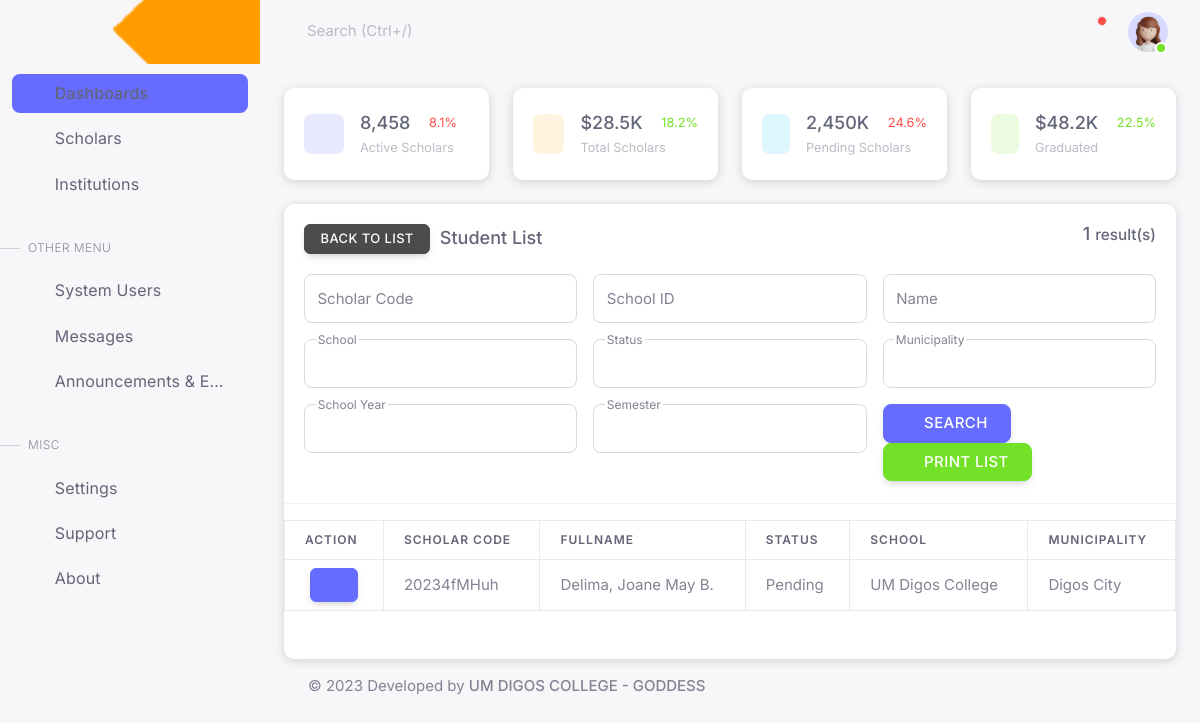
Page /accounts/dev_ops/scholarInformationSearch.php (signed in) on the earlier database version.
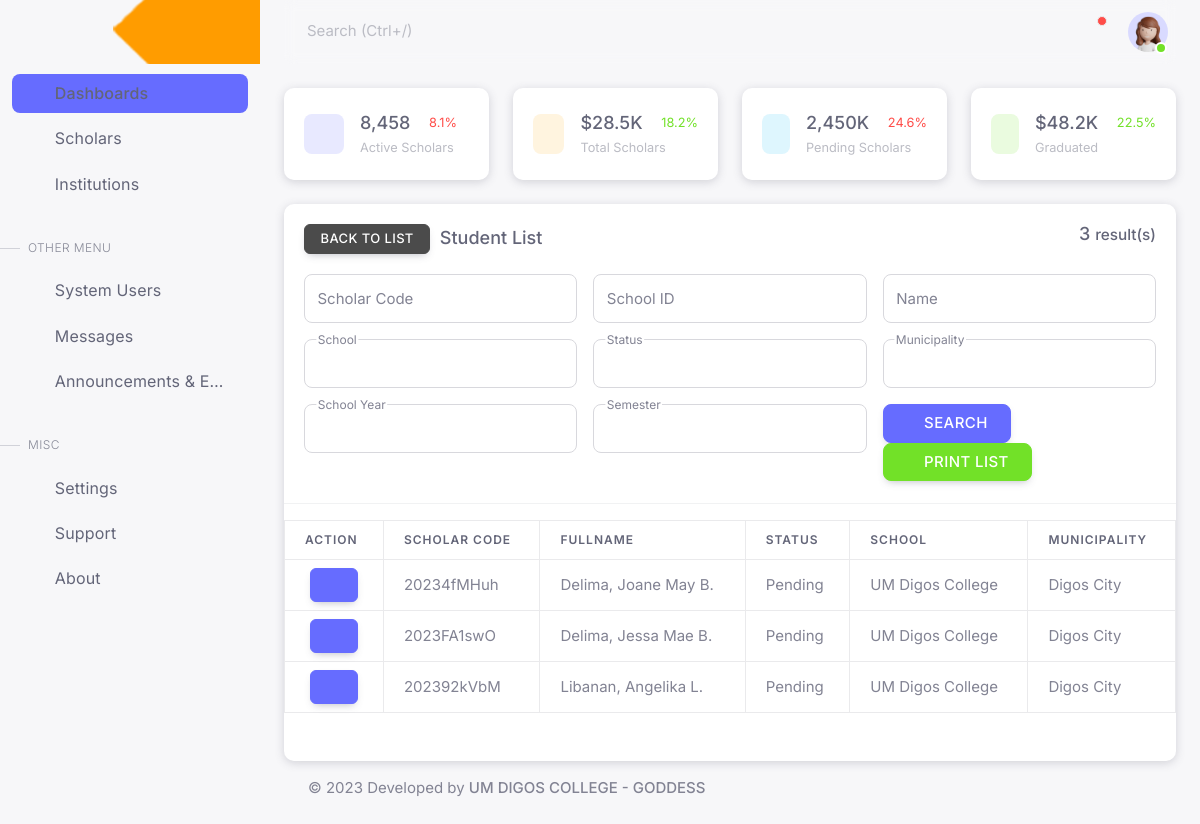
Same page on the later database version.
### tables this page shows
CREATE TABLE `prow_scholar` (
  `prow_scholar_id` int(11) NOT NULL,
  `prow_scholar_code` varchar(50) NOT NULL,
  `prow_scholar_school_id` varchar(50) NOT NULL,
  `prow_scholar_img` text NOT NULL,
  `prow_scholar_lastname` varchar(50) NOT NULL,
  `prow_scholar_firstname` varchar(50) NOT NULL,
  `prow_scholar_middlename` varchar(50) NOT NULL,
  `prow_scholar_suffix` varchar(25) NOT NULL,
  `prow_scholar_gender` varchar(10) NOT NULL,
  `prow_scholar_cs` varchar(10) NOT NULL,
  `prow_scholar_birthday` date NOT NULL,
  `prow_scholar_birthplace` varchar(50) NOT NULL,
  `prow_scholar_con` varchar(11) NOT NULL,
  `prow_scholar_email` varchar(50) NOT NULL,
  `prow_scholar_acct_status` int(11) NOT NULL DEFAULT 2,
  `prow_account_type` int(11) NOT NULL DEFAULT 1,
  `prow_initial_approve` int(11) NOT NULL,
  `prow_initial_updated` datetime NOT NULL DEFAULT current_timestamp(),
  `prow_scholar_filled_up` int(11) NOT NULL DEFAULT 0,
  `prow_scholar_created` datetime NOT NULL,
  `prow_scholar_updated` datetime NOT NULL
);

CREATE TABLE `prow_scholar_address` (
  `prow_address_id` int(11) NOT NULL,
  `prow_scholar_code` varchar(50) NOT NULL,
  `prow_address_description` varchar(50) NOT NULL,
  `prow_address_brgy` varchar(50) NOT NULL,
  `prow_address_municipality` varchar(50) NOT NULL,
  `prow_address_province` varchar(50) NOT NULL,
  `prow_address_zipcode` int(11) NOT NULL,
  `prow_address_long` varchar(100) NOT NULL,
  `prow_address_lat` varchar(100) NOT NULL,
  `prow_address_created` datetime NOT NULL,
  `prow_address_updated` datetime NOT NULL
);

CREATE TABLE `prow_scholar_app_logs` (
  `prow_scholar_app_logs_id` int(11) NOT NULL,
  `prow_scholar_code` varchar(50) NOT NULL,
  `prow_app_log_code` varchar(11) NOT NULL,
  `prow_app_log_status` int(1) NOT NULL,
  `prow_hei` varchar(255) NOT NULL,
  `prow_course` varchar(255) NOT NULL,
  `prow_yr_lvl` int(11) NOT NULL,
  `prow_sy` varchar(50) NOT NULL,
  `prow_sem` varchar(50) NOT NULL,
  `prow_app_logs_created` datetime NOT NULL
);

CREATE TABLE `prow_hei` (
  `prow_hei_id` int(11) NOT NULL,
  `prow_hei_code` varchar(50) NOT NULL,
  `prow_hei_name` varchar(50) NOT NULL,
  `prow_hei_logo` text NOT NULL,
  `prow_hei_cover_photo` text NOT NULL,
  `prow_hei_contact_person` varchar(50) NOT NULL,
  `prow_hei_contact` varchar(50) NOT NULL,
  `prow_hei_email` varchar(50) NOT NULL,
  `prow_hei_street` varchar(50) NOT NULL,
  `prow_hei_barangay` varchar(50) NOT NULL,
  `prow_hei_municipality` varchar(50) NOT NULL,
  `prow_hei_province` varchar(50) NOT NULL,
  `prow_hei_zip` varchar(50) NOT NULL,
  `prow_hei_lat` double NOT NULL,
  `prow_hei_long` double NOT NULL,
  `prow_hei_acct_status` int(11) NOT NULL DEFAULT 1,
  `prow_hei_created` datetime NOT NULL,
  `prow_hei_updated` datetime NOT NULL
);

### config/conn.php (called while the page is built, shortened)
<?php
	function PWD(){
		include 'conf.php';
		$options = [
			PDO::ATTR_PERSISTENT => true
		];
		$dbConnection = new PDO('mysql:dbname='.$dbname.';host='.$servername.';charset=utf8mb4', $username, $password, $options);
		$dbConnection->setAttribute(PDO::ATTR_EMULATE_PREPARES, false);
		$dbConnection->setAttribute(PDO::ATTR_ERRMODE, PDO::ERRMODE_EXCEPTION);
		return $dbConnection;
	}
?>

### accounts/dev_ops/scholarInformationSearch.paginate.php (called while the page is built, shortened)
<?php
    $scholarCodeText = (!empty($scholarCode)) ? "%$scholarCode%" : '%';
    $schoolIdText = (!empty($schoolId)) ? "%$schoolId%" : '%';
    $scholarNameText = (!empty($scholarName)) ? "%$scholarName%" : '%';
    $schoolText = (!empty($school)) ? "%$school%" : '%';
    $statusText = (!empty($status)) ? "%$status%" : '%';
    $municipalityText = (!empty($municipality)) ? "%$municipality%" : '%';
    $schoolYearText = (!empty($schoolYear)) ? "%$schoolYear%" : '%';
    $semesterText = (!empty($semester)) ? "%$semester%" : '%';
    $page_rows = 15;
    $pagenum = 1;
    $limit = 'LIMIT ' .($pagenum - 1) * $page_rows .',' .$page_rows;
    if (checkAppLogs($scholarCode) > 0) {
        $paginate=PWD()->prepare("SELECT
                                *
                                FROM
                                prow_scholar
                                LEFT JOIN
                                prow_scholar_address
                                ON
                                prow_scholar.prow_scholar_code = prow_scholar_address.prow_scholar_code
                                LEFT JOIN
                                prow_scholar_app_logs
                                ON
                                prow_scholar.prow_scholar_code = prow_scholar_app_logs.prow_scholar_code
                                Where
                                (prow_scholar.prow_scholar_code LIKE :prow_scholar_code)
                                AND
                                (prow_scholar_school_id LIKE :prow_scholar_school_id)
                                AND
                                (CONCAT
                                (
                                    prow_scholar_firstname,
                                    prow_scholar_firstname, ' ' , prow_scholar_lastname,
                                    prow_scholar_firstname, ' ' , prow_scholar_middlename, ' ' , prow_scholar_lastname,
                                    prow_scholar_firstname, ' ' , prow_scholar_middlename, ' ' , prow_scholar_lastname, ' ' , prow_scholar_suffix
                                )
                                LIKE :scholarName)
                                AND
                                (prow_hei_id LIKE :prow_hei_id)
                                AND
                                (prow_scholar_acct_status LIKE :prow_scholar_acct_status)
                                AND
                                (prow_address_municipality LIKE :prow_address_municipality)
                                AND
                                (prow_sy_year LIKE :prow_sy_year)
                                AND
                                (prow_sem LIKE :prow_sem)
                                Order By
                                prow_scholar_lastname
                                ASC
                                $limit");
        $paginate->execute([
            'prow_scholar_code' => $scholarCodeText,
            'prow_scholar_school_id' => $schoolIdText,
            'scholarName' => $scholarNameText,
            'prow_hei_id' => $schoolText,
            'prow_scholar_acct_status' => $statusText,
            'prow_address_municipality' => $municipalityText,
            'prow_sy_year' => $schoolYearText,
            'prow_sem' => $semesterText
        ]);
    } else {
        $paginate=PWD()->prepare("SELECT
                                *
                                FROM
                                prow_scholar
                                LEFT JOIN
                                prow_scholar_address
                                ON
                                prow_scholar.prow_scholar_code = prow_scholar_address.prow_scholar_code
                                Where
                                (prow_scholar.prow_scholar_code LIKE :prow_scholar_code)
                                AND
                                (prow_scholar_school_id LIKE :prow_scholar_school_id)
                                AND
                                (CONCAT
                                (
                                    prow_scholar_firstname,
                                    prow_scholar_firstname, ' ' , prow_scholar_lastname,
                                    prow_scholar_firstname, ' ' , prow_scholar_middlename, ' ' , prow_scholar_lastname,
                                    prow_scholar_firstname, ' ' , prow_scholar_middlename, ' ' , prow_scholar_lastname, ' ' , prow_scholar_suffix
                                )
                                LIKE :scholarName)
                                AND
                                (prow_scholar_acct_status LIKE :prow_scholar_acct_status)
                                AND
                                (prow_address_municipality LIKE :prow_address_municipality)
                                Order By
                                prow_scholar_lastname
                                ASC
                                $limit");
        $paginate->execute([
            'prow_scholar_code' => $scholarCodeText,
            'prow_scholar_school_id' => $schoolIdText,
            'scholarName' => $scholarNameText,
            'prow_scholar_acct_status' => $statusText,
            'prow_address_municipality' => $municipalityText
        ]);
    }
    $countRes=$paginate->rowCount();
?>

### config/me.methods.php (called while the page is built, shortened)
<?php
    function my_rand_str( $length ) {
        $chars = "abcdefghijklmnopqrstuvwxyzABCDEFGHIJKLMNOPQRSTUVWXYZ";
        $str="";
        $size = strlen( $chars );
        for( $i = 0; $i < $length; $i++ ) {
            $str .= $chars[ rand( 0, $size - 1 ) ];
        }
        return $str;
    }
?>

### config/scholar.methods.php (called while the page is built, shortened)
<?php
    function getFullname($profileCode){
        $statement=PWD()->prepare("SELECT
                                        prow_scholar_lastname,
                                        prow_scholar_firstname,
                                        prow_scholar_middlename,
                                        prow_scholar_suffix
                                        From
                                        prow_scholar
                                        Where
                                        prow_scholar_code = :prow_scholar_code");
        $statement->execute([
            'prow_scholar_code' => $profileCode
        ]);
        $res=$statement->fetch(PDO::FETCH_ASSOC);
        if (is_array($res)) {
            $middleInitial = substr($res['prow_scholar_middlename'], 0, 1);
            if (empty($res['prow_scholar_middlename']) && empty($res['prow_scholar_suffix'])) {
                $result = $res['prow_scholar_lastname'] . ", " . $res['prow_scholar_firstname'];
            } else if (empty($res['prow_scholar_middlename'])) {
                $result = $res['prow_scholar_lastname'] . ", " . $res['prow_scholar_firstname'] . " " . $res['prow_scholar_suffix'];
            } else if (empty($res['prow_scholar_suffix'])) {
                $result = $res['prow_scholar_lastname'] . ", " . $res['prow_scholar_firstname'] . " " . $middleInitial . ". ";
            } else {
                $result = $res['prow_scholar_lastname'] . ", " . $res['prow_scholar_firstname'] . " " . $middleInitial . ". " . $res['prow_scholar_suffix'];
            }
            return $result;
        } else {
            return null;
        }
    }
     function getScholarStatus($acct_status){
        if ($acct_status==1){
            $status = "Approved";
        }else if ($acct_status==2){
            $status = "Pending";
        }else{
            $status = "For Reapplication";
        }
        return $status;
    }
?>

### config/hei.methods.php (called while the page is built, shortened)
<?php
    function getSchoolName($heiID){
        $statement=PWD()->prepare("SELECT
                                    prow_hei_name
                                    From
                                    prow_hei
                                    Where
                                    prow_hei_id = :prow_hei_id");
        $statement->execute([
            'prow_hei_id' => $heiID
        ]);
        $res=$statement->fetch(PDO::FETCH_ASSOC);
        if (empty($res['prow_hei_name'])) {
            return "";
        } else {
            return $res['prow_hei_name'];
        }
    }
    function getScholarSchool($profileCode){
        $statement=PWD()->prepare("SELECT
                                        *
                                        From
                                        prow_scholar_app_logs
                                        Where
                                        prow_scholar_code = :prow_scholar_code");
        $statement->execute([
            'prow_scholar_code' => $profileCode
        ]);
        $res=$statement->fetch(PDO::FETCH_ASSOC);
        if (empty($res['prow_hei'])) {
            return "Not yet enrolled";
        } else {
            return getSchoolName($res['prow_hei']);
        }
    }
?>

### config/municipality.methods.php (called while the page is built, shortened)
<?php
    function getScholarMuni($profileCode){
        $statement=PWD()->prepare("SELECT
                                        *
                                        From
                                        prow_scholar_address
                                        Where
                                        prow_scholar_code = :prow_scholar_code");
        $statement->execute([
            'prow_scholar_code' => $profileCode
        ]);
        $res=$statement->fetch(PDO::FETCH_ASSOC);
        return $res['prow_address_municipality'];
    }
?>

### accounts/dev_ops/scholarInformationSearch.php (the view, shortened to what the changed rows need)
<?php
    $scholarCode = clean_string($_GET['scholarCode']);
    $schoolId = clean_string($_GET['schoolId']);
    $scholarName = clean_string($_GET['scholarName']);
    $school = clean_int($_GET['school']);
    $status = clean_string($_GET['status']);
    $municipality = clean_int($_GET['municipality']);
    $schoolYear = clean_string($_GET['schoolYear']);
    $semester = clean_int($_GET['semester']);
    include 'scholarInformationSearch.paginate.php';
    include "_head.php";
?>
<body>
    <div class="layout-wrapper layout-content-navbar">
        <div class="layout-container">
            <div class="layout-page">
                <div class="container-xxl flex-grow-1 container-p-y">
                    <div class="card">
                        <h5 class="card-header">
                            <a href="scholarInformation"><button type="button" class="btn btn-dark btn-sm">back to list</button></a>&nbsp;
                            Student List
                            <span class="float-end"><?= $countRes ?> <small>result(s)</small></span>
                        </h5>
                        <div class="card-datatable table-responsive">
                            <table class="table table-bordered">
                                <thead>
                                    <tr>
                                        <th>Action</th>
                                        <th>Scholar Code</th>
                                        <th>Fullname</th>
                                        <th>Status</th>
                                        <th>School</th>
                                        <th>Municipality</th>
                                    </tr>
                                </thead>
                                <tbody>
                                    <?php
                                        while ($scholar=$paginate->fetch(PDO::FETCH_ASSOC)) {
                                    ?>
                                    <tr>
                                        <td class="text-center p-2">
                                            <a href="scholar_profile?rand=<?= my_rand_str(100) ?>&scholarCode=<?= $scholar['prow_scholar_code'] ?>" target="_NEW">
                                                <button
                                                type="button"
                                                class="btn btn-primary btn-sm">
                                                <i class="ti-user mdi mdi-account-eye"></i>
                                                </button>
                                            </a>
                                        </td>
                                        <td><?= $scholar['prow_scholar_code'] ?></td>
                                        <td><?= getFullname($scholar['prow_scholar_code'])  ?></td>
                                        <td><?= getScholarStatus($scholar['prow_scholar_acct_status'])?></td>
                                        <td><?= getScholarSchool($scholar['prow_scholar_code'])  ?></td>
                                        <td><?= getScholarMuni($scholar['prow_scholar_code'])  ?></td>
                                    </tr>
                                    <?php } ?>
                                </tbody>
                            </table>
                        </div>
                    </div>
                </div>
            </div>
        </div>
    </div>
</body>
</html>

Differences in the rows shown:
added prow_scholar: prow_scholar_address.prow_scholar_code "2023FA1swO", getFullname($scholar['prow_scholar_code']) "Delima, Jessa Mae B.", prow_scholar_acct_status "Pending", prow_scholar_address.prow_scholar_code "UM Digos College", prow_scholar_address.prow_scholar_code+prow_address_municipality "Digos City"
added prow_scholar: prow_scholar_address.prow_scholar_code "202392kVbM", getFullname($scholar['prow_scholar_code']) "Libanan, Angelika L.", prow_scholar_acct_status "Pending", prow_scholar_address.prow_scholar_code "UM Digos College", prow_scholar_address.prow_scholar_code+prow_address_municipality "Digos City"
Other differences:
$countRes: "1" → "3"
